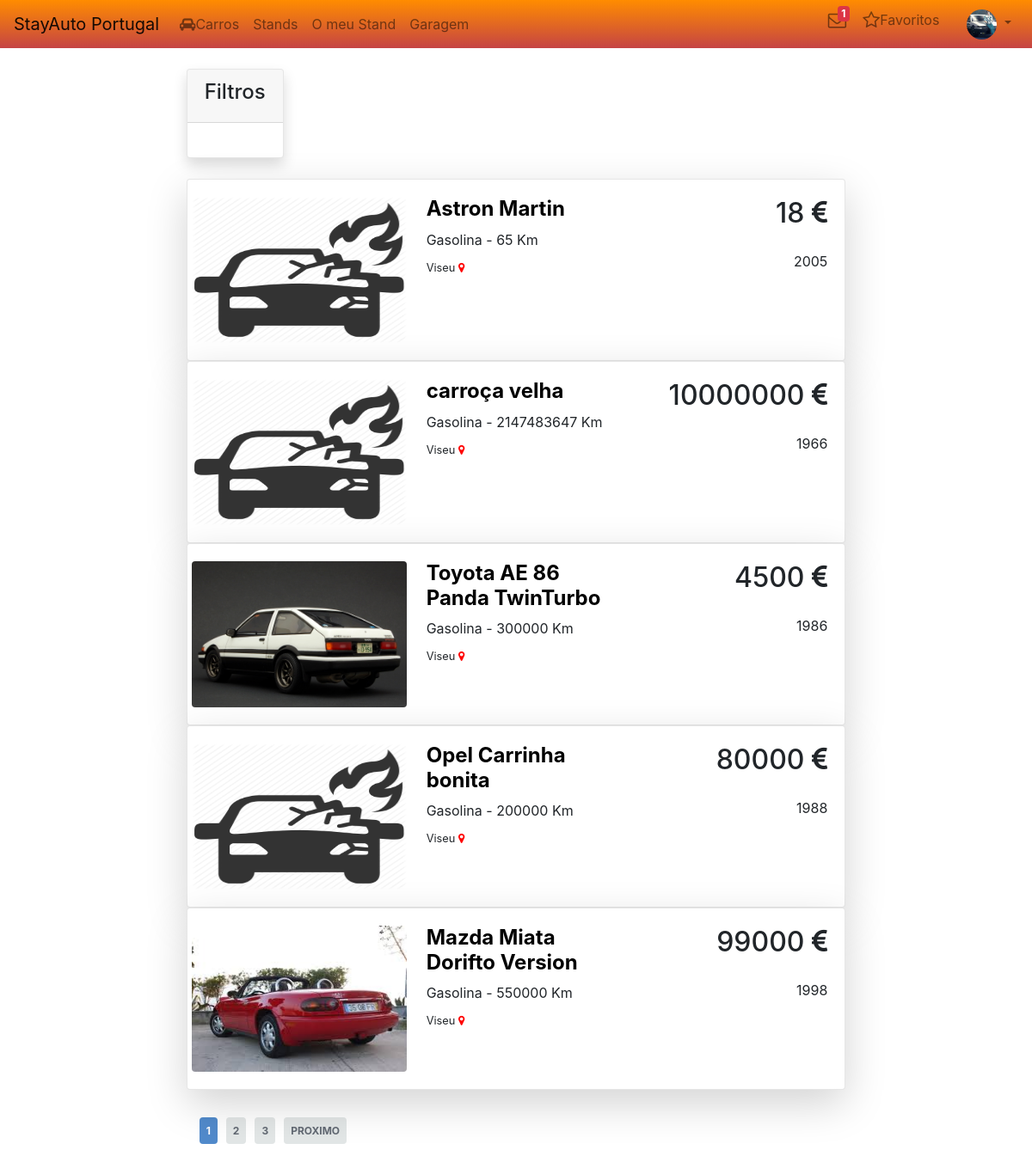
Page /Car_Search.php (signed in) on the committed database.
### tables this page shows
CREATE TABLE `users` (
  `User_Id` int(11) NOT NULL,
  `Name` varchar(50) NOT NULL,
  `Email` varchar(90) NOT NULL,
  `Phone` varchar(10) NOT NULL,
  `Profile` int(11) NOT NULL,
  `Password` varchar(64) NOT NULL,
  `Banner` varchar(100) DEFAULT NULL,
  `Badge` varchar(100) DEFAULT NULL,
  `createdAccount` datetime NOT NULL DEFAULT CURRENT_TIMESTAMP,
  `updateAccount` datetime DEFAULT NULL ON UPDATE CURRENT_TIMESTAMP
);

CREATE TABLE `cars` (
  `License_Plate` varchar(20) NOT NULL,
  `Stand_Id` int(11) NOT NULL,
  `Kms` int(11) NOT NULL,
  `Year` year(4) NOT NULL,
  `Type_Gear` int(11) NOT NULL,
  `Brand` varchar(50) NOT NULL,
  `Model` varchar(80) NOT NULL,
  `Type_Fuel` int(11) NOT NULL,
  `Price` double NOT NULL,
  `Description` varchar(5000) NOT NULL,
  `State` int(11) NOT NULL DEFAULT '1',
  `Views` int(11) DEFAULT '0',
  `Card_Image` int(11) DEFAULT NULL,
  `CreatedCar` datetime NOT NULL DEFAULT CURRENT_TIMESTAMP,
  `UpdatedCar` datetime DEFAULT NULL ON UPDATE CURRENT_TIMESTAMP
);

### assets/user_info.php (called while the page is built, shortened)
<?php
function returnUser($id, $con)
{
    if (isset($id)) {
        $sql = "SELECT * FROM Users WHERE User_Id = '$id'";
        $Result = $con->query($sql);
        if ($Result->num_rows == 1) {
            if ($row = $Result->fetch_array()) {
                return $row;
            }
        } else {
            return null;
        }
    } else {
        return null;
    }
}

### assets/message_user.php (called while the page is built, shortened)
<?php
function badgeNumNewMessages($id, $con)
{
    $sql = "SELECT COUNT(*) AS New_Messages FROM Messages WHERE Receiver_Id = $id AND Viewed = 0";
    $Result = $con->query($sql);
    if ($Result->num_rows  == 1) {
        if ($row = $Result->fetch_array()) {
            return $row;
        }
    } else return null;
}

### assets/car_stand.php (called while the page is built, shortened)
<?php
function DataProcessing($data, $iscard, $con)
{
    if ($data["Type_Fuel"] == 1) {
        $data["Type_Fuel"] = "Gasolina";
    } else {
        $data["Type_Fuel"] = "Diesel";
    }
    if ($data["Type_Gear"] == 1) {
        $data["Type_Gear"] = "Manual";
    } else if ($data["Type_Gear"] == 2) {
        $data["Type_Gear"] = "Automatico";
    } else {
        $data["Type_Gear"] = "CVT";
    }
    $Name = $data["Brand"] . " " . $data["Model"];
    if ($iscard) {
        if (strlen($Name) > 15) {
            $data["Model"] = substr($Name, 0, 15) . "...";
        } else {
            $data["Model"] = $Name;
        }
    } else {
        $data["Model"] = $Name;
    }
    if ($data["Card_Image"] == null) {
        $name = FirtPhotoInserted($data["License_Plate"], $con);
        if ($name == false) {
            $data["Card_Image"] = "no_image_car.png";
        } else {
            $data["Card_Image"] = $data["License_Plate"] . "/" . $name;
        }
    } else {
        $name = $data["License_Plate"] . "/" . $data["Card_Image"];
        $data["Card_Image"] = $name;
    }
    return $data;
}
function returnPaginationCars($page, $num_rows_on_page, $con)
{
    $sql = "SELECT * FROM Cars WHERE State = 1 LIMIT ?,?";
    if ($stmt = $con->prepare($sql)) {
        $calc_page = ($page - 1) * $num_rows_on_page;
        $stmt->bind_param('ii', $calc_page, $num_rows_on_page);
        $stmt->execute();
        $result = $stmt->get_result();
        while ($row = $result->fetch_assoc()) {
            $data[] = DataProcessing($row, false, $con);
        }
        return $data;
    }
}
function FirtPhotoInserted($id, $con)
{
    $sql = "SELECT MIN(License_Plate), Name FROM cars_images WHERE License_Plate = '$id' AND State = '1'";
    if ($Result = $con->query($sql)) {
        if ($Result->num_rows == 1) {
            if ($row = $Result->fetch_array()) {
                return $row["Name"];
            } else return false;
        } else return false;
    } else return false;
}

### Car_Search.php (the view, shortened to what this page needs)
<?php
include("Public/config.php");
include("assets/user_info.php");
include("assets/message_user.php");
include("assets/car_stand.php");
$total_pages = $con->query("SELECT * FROM Cars WHERE State = 1")->num_rows;
$page = isset($_GET['page']) && is_numeric($_GET['page']) ? $_GET['page'] : 1;
$num_rows_on_page = 5;
$data = returnPaginationCars($page, $num_rows_on_page, $con);
include("layout/header.php");
include("layout/menu.php");
?>
<div class="container-fluid">
    <div class="row">
        <div class="col-md-2">
        </div>
        <div class="col-md-8">
            <div class="row mt-4">
                <div class="card shadow">
                    <div class="card-header">
                        <h4>Filtros</h4>
                    </div>
                    <div class="card-body">
                    </div>
                </div>
            </div>
            <div class="row mt-4" id="cars_show">
                <?php foreach ($data as $row) : ?>
                    <div class="card shadow-lg" style="width: 100%;">
                        <div class="card-body">
                            <div class="row">
                                <img class="rounded" src="Public/Images/Car_Photos/<?=$row["Card_Image"]?>" alt="" style="width: 250px; height: 170px;">
                                <div class="col ml-2">
                                    <h4><strong><a class="a-cars" href="<?= ROOT_PATH?>User_Stand/Car_Profile.php?id=<?=urlencode(base64_encode($row["License_Plate"]))?>"><?= $row["Model"] ?></a></strong></h4>
                                    <h5><small><?=$row["Type_Fuel"]?> - <?=$row["Kms"]?> Km</small></h5>
                                    <small>Viseu <i class="fa fa-map-marker" style="color: red;"></i></small>
                                </div>
                                <div class="col">
                                    <div class="float-right">
                                        <h2 class="mb-4"><?= $row["Price"]?> <i class="fa fa-euro"></i></h2>
                                        <h5 class="float-right"><small><?=$row["Year"]?></small></h5>
                                    </div>
                                </div>
                            </div>
                        </div>
                    </div>
                <?php endforeach ?>
            </div>
            <?php if (ceil($total_pages / $num_rows_on_page) > 0) : ?>
                <ul class="pagination mt-4">
                    <li class="currentpage"><a href="Car_Search.php?page=<?php echo $page ?>"><?php echo $page ?></a></li>
                    <?php if ($page + 1 < ceil($total_pages / $num_rows_on_page) + 1) : ?><li class="page"><a href="Car_Search.php?page=<?php echo $page + 1 ?>"><?php echo $page + 1 ?></a></li><?php endif; ?>
                    <?php if ($page + 2 < ceil($total_pages / $num_rows_on_page) + 1) : ?><li class="page"><a href="Car_Search.php?page=<?php echo $page + 2 ?>"><?php echo $page + 2 ?></a></li><?php endif; ?>
                    <?php if ($page < ceil($total_pages / $num_rows_on_page)) : ?>
                        <li class="next"><a href="Car_Search.php?page=<?php echo $page + 1 ?>">Proximo</a></li>
                    <?php endif; ?>
                </ul>
            <?php endif; ?>
        </div>
        <div class="col-md-2">
        </div>
    </div>
</div>
<?php include("layout/footer.php"); ?>

### layout/menu.php (shortened to what this page needs)
<?php
if (isset($_SESSION['Id'])) {
    $row = returnUser($_SESSION['Id'], $con);
    if ($row['Badge'] != null) {
        $badge = ROOT_PATH . "Public/Images/User_Badge/" . $row["User_Id"] . "/" . $row["Badge"];
    } else {
        $badge = ROOT_PATH . "Public/Images/User_Badge/default_user_badge.jpg";
    }
    $messages = badgeNumNewMessages($_SESSION['Id'], $con);
}
?>
<nav class="navbar navbar-expand-lg navbar-light gradient-color">
    <a class="navbar-brand" href="<?= ROOT_PATH ?>index.php">StayAuto Portugal</a>
    <div class="collapse navbar-collapse" id="navbarSupportedContent">
        <ul class="navbar-nav mr-auto">
            <li class="nav-item">
                <a href="<?= ROOT_PATH ?>Car_Search.php" class="nav-link"><i class="fa fa-car"></i>Carros</a>
            </li>
            <li class="nav-item">
                <a href="<?= ROOT_PATH ?>Stand_Search.php" class="nav-link">Stands</a>
            </li>
            <?php
            if (isset($_SESSION['Profile']) && $_SESSION['Profile'] == '0') {
                echo '<li class="nav-item">
                        <a href="' . ROOT_PATH . 'User_Admin/Admin_Dashboard.php" class="nav-link">Dashbord</a>
                      </li>';
                echo '<li class="nav-item dropdown">
                        <a class="nav-link dropdown-toggle" id="navbarDropdown" role="button" data-toggle="dropdown" aria-haspopup="true" aria-expanded="false">
                            Gestão
                        </a>
                        <div class="dropdown-menu dropdown-menu-left" aria-labelledby="navbarDropdown">
                            <a class="dropdown-item" href="' . ROOT_PATH . 'User_Admin/Index_Users.php">Utilizadores</a>
                            <a class="dropdown-item text-danger" href="' . ROOT_PATH . 'User_Admin/Index_Ban.php">Denuncias</a>
                        </div>
                    </li>';
            } else if (isset($_SESSION['Profile']) && $_SESSION['Profile'] == '2') {
                echo '<li class="nav-item">
                        <a href="' . ROOT_PATH . 'User_Stand/Stand_Dashboard.php" class="nav-link">O meu Stand</a>
                    </li>';
                echo '<li class="nav-item">
                        <a href="' . ROOT_PATH . 'User_Stand/Garage.php" class="nav-link">Garagem</a>
                    </li>';
            }
            ?>
        </ul>
        <ul class="navbar-nav ml-auto">
            <?php if (isset($_SESSION['Id']) || !empty($_SESSION['Id'])) : ?>
                <li class="nav-item">
                    <a class="nav-link no-padding" type="button">
                        <i class="fa fa-envelope-o fa-lg"></i>
                        <?php if($messages["New_Messages"] > 0) :?>
                        <span class="badge badge-danger badge-counter message-badge"><?= $messages["New_Messages"]?></span>
                        <?php endif?>
                    </a>
                </li>
            <?php endif ?>
            <li class="nav-item mr-4">
                <a class="nav-link no-padding" type="button">
                    <i class="fa fa-star-o fa-lg"></i>Favoritos
                </a>
            </li>
            <?php
            if (!isset($_SESSION['Id']) || empty($_SESSION['Id'])) {
                echo '<a href="' . ROOT_PATH . 'Login.php" class="nav-link" type="button" class="btn btn-primary"><i class="fa fa-sign-in"></i>Login</a>';
            } else {
                echo '<li class="nav-item dropdown">
                <a class="nav-link dropdown-toggle" id="navbarDropdown" role="button" data-toggle="dropdown" aria-haspopup="true" aria-expanded="false">
                    <img src="' . $badge . '" Class="rounded-circle text-center"/>
                </a>
                <div class="dropdown-menu dropdown-menu-right" aria-labelledby="navbarDropdown">
                    <a class="dropdown-item" href="' . ROOT_PATH . 'User/Profile.php">Perfil</a>
                    <div class="dropdown-divider"></div>
                    <a class="dropdown-item text-danger" href="' . ROOT_PATH . 'logout.php"><i class="fa fa-sign-out"></i>Logout</a>
                </div>
            </li>';
            }
            ?>
        </ul>
    </div>
</nav>

### layout/header.php (style rules this page uses)
.pagination { list-style-type: none; padding: 10px 0; display: inline-flex; justify-content: space-between; box-sizing: border-box; }
.pagination li { box-sizing: border-box; padding-right: 10px; }
.pagination li a { box-sizing: border-box; background-color: #e2e6e6; padding: 8px; text-decoration: none; font-size: 12px; font-weight: bold; color: #616872; border-radius: 4px; }
.pagination .next a, .pagination .prev a { text-transform: uppercase; font-size: 12px; }
.pagination .currentpage a { background-color: #518acb; color: #fff; }
.a-cars { color: #000000; text-decoration: none !important; }
.card { border: 1px groove #8c8e8c38; }
.container-fluid { padding-left: 40px; padding-right: 40px; }
.rounded-circle { object-fit: cover; Width: 35px; Height: 35px; }
.nav-link { padding: 0 0 0; }
.gradient-color { background-color: darkorange; background-image: linear-gradient(180deg, darkorange, #c54444); }
.no-padding { padding: 0px 0px 0px !important; }
.message-badge { position: relative; right: 15px; bottom: 9px; }

### rows in the picture
users: User_Id+Badge (picture)
cars: Model "Astron Martin", Type_Fuel "Gasolina", Kms "65", Price "18", Year "2005"
cars: Model "carroça velha", Type_Fuel "Gasolina", Kms "2147483647", Price "10000000", Year "1966"
cars: shows a picture, Model "Toyota AE 86 Panda TwinTurbo", Type_Fuel "Gasolina", Kms "300000", Price "4500", Year "1986"
cars: Model "Opel Carrinha bonita", Type_Fuel "Gasolina", Kms "200000", Price "80000", Year "1988"
cars: shows a picture, Model "Mazda Miata Dorifto Version", Type_Fuel "Gasolina", Kms "550000", Price "99000", Year "1998"

### other values in the picture
$messages["New_Messages"] "1"
$page "1"
$page + 1 "2"
$page + 2 "3"
